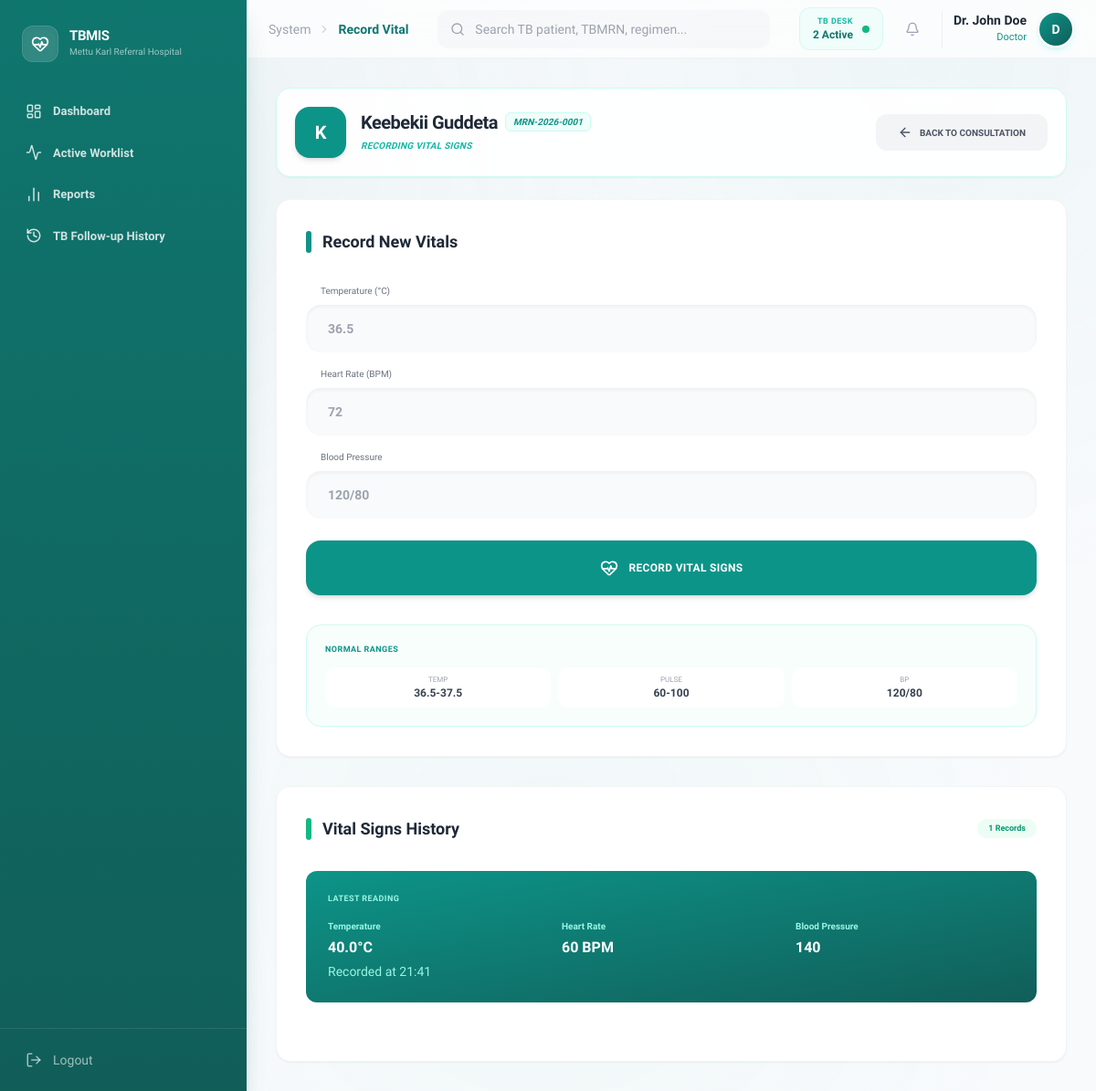
Screenshot of /index.php?page=record-vital&id=PAT-51151&vid=VST-2026-0002 (signed in) with the database file from the repository.
### tables this page shows
CREATE TABLE `patients` (
  `patient_id` varchar(20) NOT NULL,
  `medical_record_number` varchar(30) NOT NULL,
  `full_name` varchar(100) NOT NULL,
  `age` int(11) NOT NULL,
  `gender` varchar(10) NOT NULL,
  `address` varchar(255) DEFAULT NULL,
  `contact_details` varchar(100) DEFAULT NULL,
  `registered_date` date NOT NULL,
  `created_at` timestamp NOT NULL DEFAULT current_timestamp()
);

CREATE TABLE `vital_signs` (
  `vital_id` varchar(20) NOT NULL,
  `visit_id` varchar(20) DEFAULT NULL,
  `temperature` decimal(4,1) DEFAULT NULL,
  `blood_pressure` varchar(20) DEFAULT NULL,
  `pulse` int(11) DEFAULT NULL,
  `recorded_by` varchar(20) DEFAULT NULL,
  `recorded_date` timestamp NOT NULL DEFAULT current_timestamp(),
  `recorded_at` timestamp NOT NULL DEFAULT current_timestamp(),
  `requires_clerical_action` tinyint(1) DEFAULT 0,
  `clerical_action_completed` tinyint(1) DEFAULT 0
);

### includes/classes/patient.php (called while the page is built, shortened)
<?php
class Patient
{
    private $conn;
    private $table = "patients";
    public function __construct($db)
    {
        $this->conn = $db;
    }
    public function getById($id)
    {
        $stmt = $this->conn->prepare("SELECT *, created_at FROM " . $this->table . " WHERE patient_id = :id");
        $stmt->bindParam(':id', $id);
        $stmt->execute();
        return $stmt->fetch(PDO::FETCH_ASSOC);
    }
}

### modules/medical-record/record-vital.php (the view, shortened to what this page needs)
<?php
$id = $_GET['id'] ?? "";
$visit_id = $_GET['vid'] ?? "";
$patient = $patientObj->getById($id);
$vitalsHistory = [];
if ($visit_id !== "NO_ACTIVE_VISIT") {
    $query = "SELECT v.*, u.full_name as recorded_by_name,
              DATE_FORMAT(v.recorded_at, '%Y-%m-%d') as record_date,
              DATE_FORMAT(v.recorded_at, '%H:%i') as record_time
              FROM vital_signs v
              JOIN users u ON v.recorded_by = u.user_id
              WHERE v.visit_id = :vid
              ORDER BY v.recorded_at DESC";
    $stmt = $db->prepare($query);
    $stmt->bindParam(':vid', $visit_id);
    $stmt->execute();
    $vitalsHistory = $stmt->fetchAll(PDO::FETCH_ASSOC);
}
$currentVitals = [];
if (!empty($vitalsHistory)) {
    $currentVitals = $vitalsHistory[0];
}
$exitPath = "visit";
?>
<div class="space-y-6">
    <div
        class="sticky -top-10 z-20 bg-white/90 backdrop-blur-md border border-teal-100 p-5 rounded-2xl shadow-sm flex flex-col md:flex-row items-center justify-between gap-4">
        <div class="flex items-center gap-4">
            <div
                class="w-14 h-14 bg-teal-600 text-white rounded-2xl flex items-center justify-center font-bold text-xl shadow-md">
                <?php echo strtoupper(substr($patient['full_name'], 0, 1)); ?>
            </div>
            <div>
                <div class="flex items-center gap-2">
                    <h2 class="text-xl font-bold text-gray-800 tracking-tight leading-none">
                        <?php echo $patient['full_name']; ?></h2>
                    <span
                        class="px-2 py-0.5 bg-teal-50 text-teal-600 text-[10px] font-semibold uppercase rounded-md border border-teal-100 italic">
                        <?php echo $patient['medical_record_number']; ?>
                    </span>
                </div>
                <p class="text-[10px] text-gray-400 font-semibold uppercase tracking-wide mt-2 italic">
                    <span class="text-teal-500">Recording Vital Signs</span>
                </p>
            </div>
        </div>
        <div class="flex items-center gap-3">
            <a href="index.php?page=<?php echo $exitPath; ?>"
                class="px-6 py-3 bg-gray-100 text-gray-600 rounded-xl font-semibold text-[10px] uppercase hover:bg-gray-200 transition-all flex items-center gap-2">
                <i data-lucide="arrow-left" class="w-4 h-4"></i>
                Back to Consultation
            </a>
        </div>
    </div>
    <?php if ($visit_id === "NO_ACTIVE_VISIT"): ?>
        <div class="p-12 bg-teal-50 border-2 border-dashed border-teal-200 rounded-2xl text-center">
            <i data-lucide="calendar-clock" class="w-12 h-12 text-teal-600 mx-auto mb-4"></i>
            <h3 class="text-teal-700 font-semibold uppercase tracking-widest mb-2">No Active Visit</h3>
            <p class="text-xs text-teal-500 font-medium max-w-sm mx-auto mb-6">This patient doesn't have an active visit.
                Please check-in the patient first.</p>
            <a href="index.php?page=records"
                class="inline-block px-8 py-3 bg-teal-600 text-white rounded-xl font-semibold text-[10px] uppercase shadow-lg hover:bg-teal-700 transition-all">Go
                to Registry</a>
        </div>
    <?php else: ?>
        <div class="grid grid-cols-1 xl:grid-cols-3 gap-8">
            <div class="xl:col-span-1">
                <div class="bg-white rounded-2xl p-8 border border-gray-100 shadow-sm">
                    <div class="flex items-center gap-3 mb-8">
                        <div class="w-1.5 h-6 bg-teal-600 rounded-full shadow-lg"></div>
                        <h3 class="text-lg font-bold text-gray-800">Record New Vitals</h3>
                    </div>
                    <form method="POST" class="space-y-6">
                        <div class="space-y-4">
                            <div>
                                <label class="text-[10px] font-medium text-gray-500 ml-4 block mb-2">Temperature
                                    (°C)</label>
                                <input type="number" step="0.1" name="temperature" placeholder="36.5" required
                                    class="w-full px-6 py-4 bg-gray-50 border-none rounded-2xl font-bold text-sm shadow-inner focus:ring-2 focus:ring-teal-500">
                            </div>
                            <div>
                                <label class="text-[10px] font-medium text-gray-500 ml-4 block mb-2">Heart Rate
                                    (BPM)</label>
                                <input type="number" name="pulse" placeholder="72" required
                                    class="w-full px-6 py-4 bg-gray-50 border-none rounded-2xl font-bold text-sm shadow-inner focus:ring-2 focus:ring-teal-500">
                            </div>
                            <div>
                                <label class="text-[10px] font-medium text-gray-500 ml-4 block mb-2">Blood
                                    Pressure</label>
                                <input type="text" name="blood_pressure" placeholder="120/80" required
                                    class="w-full px-6 py-4 bg-gray-50 border-none rounded-2xl font-bold text-sm shadow-inner focus:ring-2 focus:ring-teal-500">
                            </div>
                        </div>
                        <button type="submit" name="save_triage"
                            class="w-full py-5 bg-teal-600 text-white rounded-2xl font-semibold text-xs uppercase tracking-wide hover:bg-teal-700 transition-all shadow-md active:scale-95 flex items-center justify-center gap-3">
                            <i data-lucide="heart-pulse" class="w-5 h-5"></i>
                            Record Vital Signs
                        </button>
                    </form>
                    <div class="mt-8 p-5 bg-teal-50/50 rounded-2xl border border-teal-100">
                        <h4 class="text-[9px] font-semibold text-teal-600 uppercase tracking-wider mb-3">Normal Ranges</h4>
                        <div class="grid grid-cols-3 gap-2 text-center">
                            <div class="bg-white p-2 rounded-xl">
                                <p class="text-[8px] font-medium text-gray-400">TEMP</p>
                                <p class="text-xs font-semibold text-gray-700">36.5-37.5</p>
                            </div>
                            <div class="bg-white p-2 rounded-xl">
                                <p class="text-[8px] font-medium text-gray-400">PULSE</p>
                                <p class="text-xs font-semibold text-gray-700">60-100</p>
                            </div>
                            <div class="bg-white p-2 rounded-xl">
                                <p class="text-[8px] font-medium text-gray-400">BP</p>
                                <p class="text-xs font-semibold text-gray-700">120/80</p>
                            </div>
                        </div>
                    </div>
                </div>
            </div>
            <div class="xl:col-span-2">
                <div class="bg-white rounded-2xl p-8 border border-gray-100 shadow-sm">
                    <div class="flex items-center justify-between mb-8">
                        <div class="flex items-center gap-3">
                            <div class="w-1.5 h-6 bg-emerald-500 rounded-full shadow-lg"></div>
                            <h3 class="text-lg font-bold text-gray-800">Vital Signs History</h3>
                        </div>
                        <span class="px-3 py-1 bg-emerald-50 text-emerald-600 text-[9px] font-semibold rounded-full">
                            <?php echo count($vitalsHistory); ?> Records
                        </span>
                    </div>
                    <?php if (empty($vitalsHistory)): ?>
                        <div class="text-center py-16">
                            <i data-lucide="activity" class="w-16 h-16 text-gray-200 mx-auto mb-4"></i>
                            <p class="text-sm font-semibold text-gray-400 tracking-wide">No vital signs recorded</p>
                            <p class="text-[9px] text-gray-300 mt-2">Use the form to record patient's vital signs</p>
                        </div>
                    <?php else: ?>
                        <div class="mb-8 bg-gradient-to-br from-teal-600 to-teal-800 rounded-xl p-6 text-white">
                            <h4 class="text-[9px] font-semibold uppercase tracking-wider text-teal-200 mb-4">Latest Reading</h4>
                            <div class="grid grid-cols-3 gap-4">
                                <div>
                                    <p class="text-[10px] text-teal-200 font-semibold mb-1">Temperature</p>
                                    <p class="text-md font-bold"><?php echo $currentVitals['temperature'] ?? '--'; ?>°C</p>
                                    <p class="text-sm text-teal-200 mt-1">Recorded at
                                        <?php echo $currentVitals['record_time'] ?? '--'; ?></p>
                                </div>
                                <div>
                                    <p class="text-[10px] text-teal-200 font-semibold mb-1">Heart Rate</p>
                                    <p class="text-md font-bold"><?php echo $currentVitals['pulse'] ?? '--'; ?> BPM</p>
                                </div>
                                <div>
                                    <p class="text-[10px] text-teal-200 font-semibold mb-1">Blood Pressure</p>
                                    <p class="text-md font-bold"><?php echo $currentVitals['blood_pressure'] ?? '--/--'; ?>
                                    </p>
                                </div>
                            </div>
                        </div>
                    <?php endif; ?>
                </div>
            </div>
        </div>
    <?php endif; ?>
</div>

### index.php (style rules this page uses)
body { font-family: 'Sora', sans-serif; background: #F8FAFC; }
body::before { content: ''; position: fixed; top: 0; left: 0; right: 0; bottom: 0; background: radial-gradient(circle at 10% 15%, rgba(15, 118, 110, 0.06), transparent 40%), radial-gradient(circle at 85% 5%, rgba(13, 148, 136, 0.04), transparent 40%), radial-gradient(circle at 50% 80%, rgba(16, 185, 129, 0.03), transparent 50%); pointer-events: none; z-index: 0; }
*, *::before, *::after { transition-property: color, background-color, border-color, box-shadow, transform, opacity; transition-timing-function: cubic-bezier(0.4, 0, 0.2, 1); }

### rows the page displays
patients: full_name "K", full_name "Keebekii Guddeta", medical_record_number "MRN-2026-0001"
vital_signs: temperature "40.0", pulse "60", blood_pressure "140"

### other values shown
$item['label'] "Dashboard"
$item['label'] "Active Worklist"
$item['label'] "Reports"
$item['label'] "TB Follow-up History"
str_replace('-', ' ', $page) "Record Vital"
$myLoad "2"
$_SESSION['full_name'] "Dr. John Doe"
$_SESSION['role'] "Doctor"
substr($_SESSION['full_name'], 0, 1) "D"
count($vitalsHistory) "1"
$currentVitals['record_time'] "21:41"
